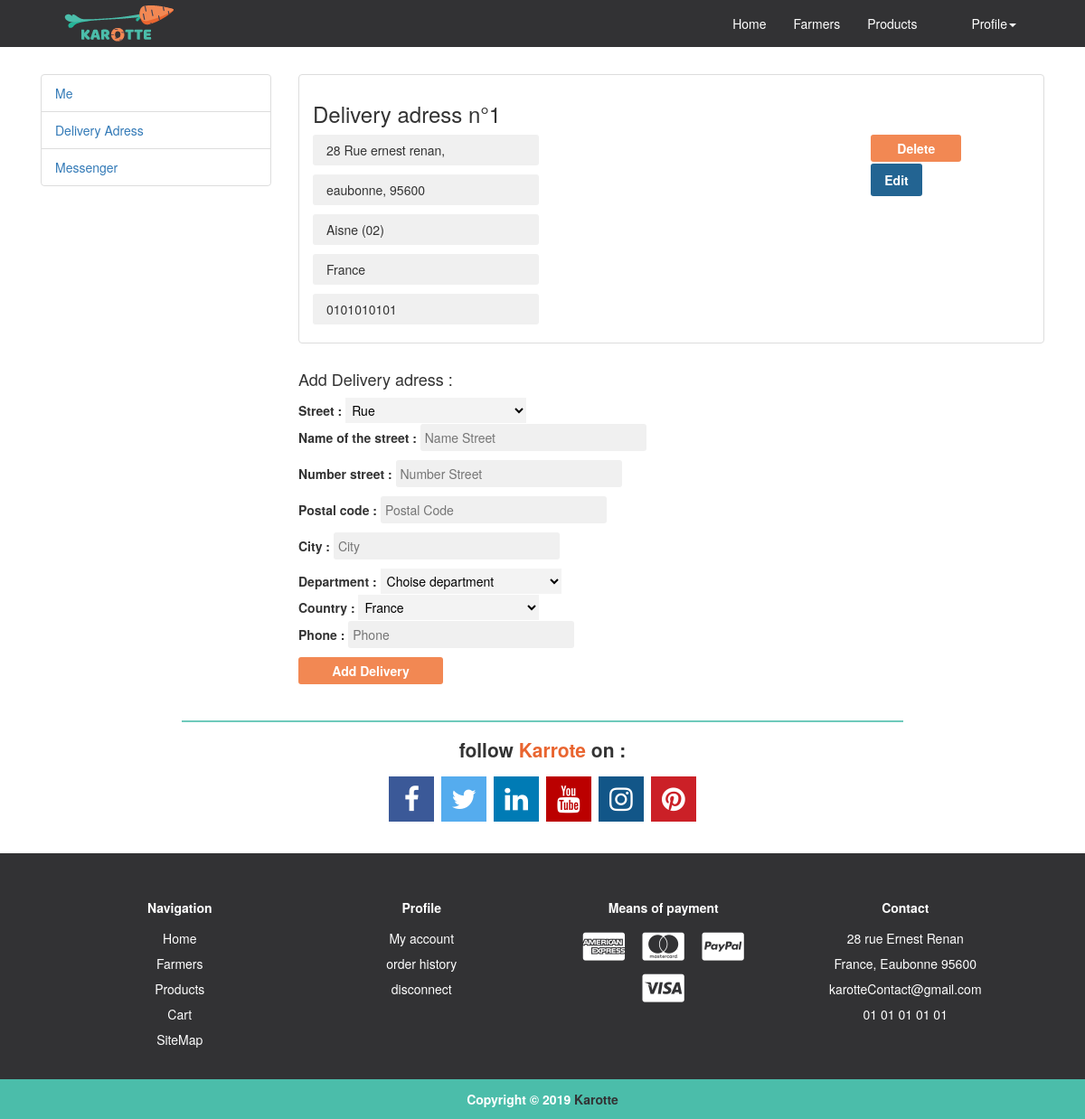
The app's page /Account/Livraison (signed in) with its own data.
### tables this page shows
CREATE TABLE IF NOT EXISTS `Delivery` (
  `Id` int(9) NOT NULL,
  `IdUser` int(9) NOT NULL,
  `Road` varchar(255) NOT NULL,
  `RoadName` varchar(255) NOT NULL,
  `RoadNumber` varchar(255) NOT NULL,
  `PostalCode` varchar(255) NOT NULL,
  `City` varchar(255) NOT NULL,
  `Region` varchar(255) NOT NULL,
  `County` varchar(255) NOT NULL,
  `Phone` varchar(255) NOT NULL,
  `Actif` int(1) NOT NULL DEFAULT '1'
);

### controller/account.php (called while the page is built, shortened)
<?php
$objProfile = new profile($connect);
?>

### models/connect.class.php (called while the page is built, shortened)
<?php
class connect {
    public function setConnect(PDO $connect)
    {
        $this -> _connect = $connect;
    }
}
?>

### models/profile.class.php (called while the page is built, shortened)
<?php
class profile extends connect
{
    public function infoDelivery($id){
        $req = $this -> _connect -> query("SELECT * FROM `Delivery` WHERE IdUser = '$id' AND Actif='1'");
        $res = $req -> fetchAll();
        return $res;
    }
    public function infoRegion($code){
        $name = "";
        $req = $this -> _connect -> query("SELECT * FROM `Departement` WHERE departement_code = '$code'");
        $res = $req -> fetchAll();
        foreach($res as $r){
            $name = $r['departement_nom'];
        }
        return $name;
    }
}
?>

### models/register.class.php (called while the page is built, shortened)
<?php
class register extends connect {
    public function displayRegion(){
        $req = $this -> _connect -> query("SELECT * FROM `Departement`");
        $res = $req -> fetchAll();
        $results = array();
        foreach ($res as $r){
            $results[$r['departement_code'] ]= $r['departement_nom'];
        }
        return $results;
    }
}
?>

### views/page/Me/Me_Delivery.php (the view, shortened to what this page needs)
<?php
if(isset($_SESSION['farmer'])){
    $selectRegion = $objRegister->displayRegion();
    $deliverys = $objProfile->infoDelivery($_SESSION['farmer']);
    $nbDelivery = sizeof($deliverys);
    ?>
    <div class="row block_account_Delivery">
        <div class="col-md-12">
            <?php
            if($nbDelivery == 0){
                ?>
                <p>You have not added an adress to your netBook</p>
                <p>Only three authorized adresses</p>
                <p>Fill out the form below to add an adress</p>
                <?php
            }else{
                ?>
                <ul class="list-group">
                    <?php
                    $nb = 1;
                    foreach($deliverys as $delivery){
                        ?>
                        <li class="list-group-item">
                            <h3>Delivery adress n°<?= $nb ?></h3>
                            <div class="row">
                                <div class="col-sm-9">
                                    <p><?= $delivery['RoadNumber'].' '.$delivery['Road'].' '.$delivery['RoadName'].','?></p>
                                    <p><?= $delivery['City'].', '.$delivery['PostalCode'] ?></p>
                                    <p><?= $objProfile->infoRegion($delivery['Region']) ?> (<?= $delivery['Region'] ?>)</p>
                                    <p><?= $delivery['County'] ?></p>
                                    <p><?= $delivery['Phone'] ?></p>
                                </div>
                                <div class="col-sm-3">
                                    <div class="form_delivery">
                                        <form method="post">
                                            <input type="hidden" name="adresse" value="<?= $delivery['Id'] ?>">
                                            <input type="submit" name="deleteDelivery" value="Delete">
                                        </form>
                                    </div>
                                    <div class="edit_delivery">
                                        <a href="Livraison/Edit/<?= $delivery['Id'] ?>">Edit</a>
                                    </div>
                                </div>
                            </div>
                        </li>
                        <?php
                        $nb = $nb + 1;
                    }
                    ?>
                </ul>
                <?php
            }
            ?>
        </div>
        <?php
        if($nbDelivery >= 3){
            ?>
            <div class="col-md-12">
                <p>Only three authorized adresses</p>
            </div>
            <?php
        }else{
            ?>
            <div class="col-md-12 block_account_delivery_add">
                <h4>Add delivery adress :</h4>
                <div class="row">
                    <?= $errorAddadresse ?>
                    <form method="post">
                        <div class="col-sm-12 region_delivery">
                            <label>Street :</label>
                            <select name="Road">
                                <option value="Rue">Rue</option>
                                <option value="Avenue">Avenue</option>
                                <option value="boulevard">boulevard</option>
                                <option value="Impasse">Impasse</option>
                            </select>
                        </div>
                        <div class="col-sm-12">
                            <label>Name of the street :</label>
                            <input type="text" name="NameStreet" placeholder="Name Street">
                        </div>
                        <div class="col-sm-12">
                            <label>Street number :</label>
                            <input type="number" name="NumberStreet" placeholder="Number Street">
                        </div>
                        <div class="col-sm-12">
                            <label>Postal code :</label>
                            <input type="number" name="PostalCode" placeholder="Postal Code">
                        </div>
                        <div class="col-sm-12">
                            <label>City :</label>
                            <input type="text" name="City" placeholder="City">
                        </div>
                        <div class="col-sm-12 region_delivery">
                            <label>Department :</label>
                            <select name="Region">
                                <option>Choise department</option>
                                <?php
                                foreach($selectRegion as $key => $value){
                                    ?>
                                    <option value="<?= $key; ?>"><?= $value ?></option>
                                    <?php
                                }
                                ?>
                            </select>
                        </div>
                        <div class="col-sm-12 region_delivery">
                            <label>Country :</label>
                            <select name="Country">
                                <option value="France">France</option>
                            </select>
                        </div>
                        <div class="col-sm-12">
                            <label>Phone :</label>
                            <input type="number" name="Phone" placeholder="Phone">
                        </div>
                        <div class="col-sm-12 editDeliveryend">
                            <input type="submit" name="Addadresse" value="Add Delivery">
                        </div>
                    </form>
                </div>
            </div>
            <?php
        }
        ?>
    </div>
    <?php
}else{
    $selectRegion = $objRegister->displayRegion();
    $deliverys = $objProfile->infoDelivery($_SESSION['user']);
    $nbDelivery = sizeof($deliverys);
    ?>
    <div class="row block_account_Delivery">
        <div class="col-md-12">
            <?php
            if($nbDelivery == 0){
                ?>
                <p>You have not added an adress to your netBook</p>
                <p>Only three authorized adresses</p>
                <p>Fill out the form below to add an adress</p>
                <?php
            }else{
                ?>
                <ul class="list-group">
                    <?php
                    $nb = 1;
                    foreach($deliverys as $delivery){
                        ?>
                        <li class="list-group-item">
                            <h3>Delivery adress n°<?= $nb ?></h3>
                            <div class="row">
                                <div class="col-sm-9">
                                    <p><?= $delivery['RoadNumber'].' '.$delivery['Road'].' '.$delivery['RoadName'].','?></p>
                                    <p><?= $delivery['City'].', '.$delivery['PostalCode'] ?></p>
                                    <p><?= $objProfile->infoRegion($delivery['Region']) ?> (<?= $delivery['Region'] ?>)</p>
                                    <p><?= $delivery['County'] ?></p>
                                    <p><?= $delivery['Phone'] ?></p>
                                </div>
                                <div class="col-sm-3">
                                    <div class="form_delivery">
                                        <form method="post">
                                            <input type="submit" name="deleteDelivery" value="Delete">
                                        </form>
                                    </div>
                                    <div class="edit_delivery">
                                        <a href="Livraison/Edit/<?= $delivery['Id'] ?>">Edit</a>
                                    </div>
                                </div>
                            </div>
                        </li>
                        <?php
                        $nb = $nb + 1;
                    }
                    ?>
                </ul>
            <?php
            }
            ?>
        </div>
        <?php
        if($nbDelivery >= 3){
            ?>
            <div class="col-md-12">
                <p>Only three authorized adresses</p>
            </div>
            <?php
        }else{
            ?>
            <div class="col-md-12 block_account_delivery_add">
                <h4>Add Delivery adress :</h4>
                <div class="row">
                    <form method="post">
                        <div class="col-sm-12 region_delivery">
                            <label>Street :</label>
                            <select name="Road">
                                <option value="Rue">Rue</option>
                            </select>
                        </div>
                        <div class="col-sm-12">
                            <label>Name of the street :</label>
                            <input type="text" name="NameStreet" placeholder="Name Street">
                        </div>
                        <div class="col-sm-12">
                            <label>Number street :</label>
                            <input type="number" name="NumberStreet" placeholder="Number Street">
                        </div>
                        <div class="col-sm-12">
                            <label>Postal code :</label>
                            <input type="number" name="PostalCode" placeholder="Postal Code">
                        </div>
                        <div class="col-sm-12">
                            <label>City :</label>
                            <input type="text" name="City" placeholder="City">
                        </div>
                        <div class="col-sm-12 region_delivery">
                            <label>Department :</label>
                            <select name="Region">
                                <option>Choise department</option>
                            </select>
                        </div>
                        <div class="col-sm-12 region_delivery">
                            <label>Country :</label>
                            <select name="Country">
                                <option value="France">France</option>
                            </select>
                        </div>
                        <div class="col-sm-12">
                            <label>Phone :</label>
                            <input type="number" name="Phone" placeholder="Phone">
                        </div>
                        <div class="col-sm-12 editDeliveryend">
                            <input type="submit" name="Addadresse" value="Add Delivery">
                        </div>
                    </form>
                </div>
            </div>
            <?php
        }
        ?>
    </div>
    <?php
}
?>

### src/asset/css/karotte.css (style rules this page uses)
.block_account_row p { padding: 7px 15px; width: 250px; background: #f0f0f0; border-radius: 3px; }
.form_delivery input { width: 100px; margin: 0px 0px 10px 0px; border: none; background: #f28853; color: #fff; padding: 5px; border-radius: 3px; font-weight: bold; }
.edit_delivery a { width: 100px; margin: 0px 0px 10px 0px; border: none; background: #236492; color: #fff; padding: 8px 15px; border-radius: 3px; font-weight: bold; text-decoration: none; }
.block_account_delivery_add input { width: 250px; margin: 0px 0px 10px 0px; border: none; background: #f0f0f0; color: #a1a1a1; padding: 5px; border-radius: 3px; }
.region_delivery select { width: 200px; border: none; background: #f3f3f3; padding: 3px; color: #000; }
.editDeliveryend input { width: 160px; margin: 0px 0px 10px 0px; border: none; background: #f28853; color: #fff; padding: 5px; border-radius: 3px; font-weight: bold; }

### records on screen
delivery: RoadNumber "28", Road "Rue", RoadName "ernest renan", City "eaubonne", PostalCode "95600", infoRegion "Aisne", Region "02", County "France", Phone "0101010101"
